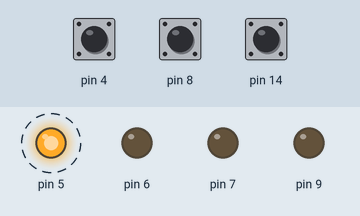
This sketch was run on a simulated Arduino Uno, built with avr-gcc and run on an emulated ATmega328P. Shown: output pins drawn as LEDs (lit = HIGH). Dashed ring = blinking. The test bench sets the inputs (shaded band); at power-on: pin 14 HIGH, pin 8 HIGH, pin 4 HIGH.

Above: at 5.05 s.
5.1 s: pin 14 pulled LOW for 0.15 s
At 5.9 s:
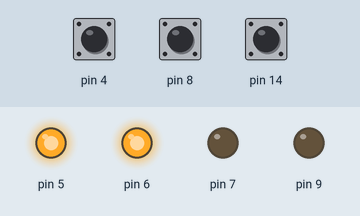
8.2 s: pin 8 pulled LOW for 0.15 s
At 18.2 s:
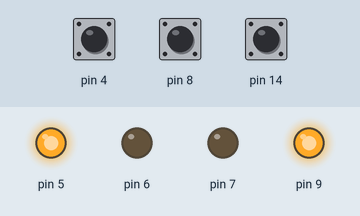
18.3 s: pin 8 pulled LOW for 3.2 s
At 20.9 s:
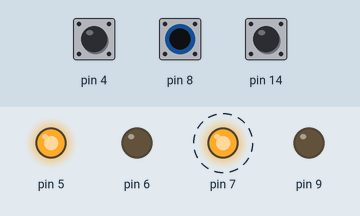
23.0 s: pin 14 pulled LOW for 1 s
At 24.3 s:
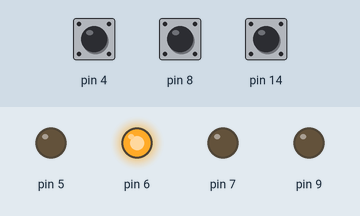
Timing chart, 0 to 31.0 s (numbered marks = the images above; inputs shaded):
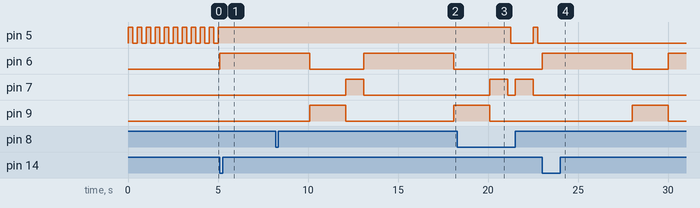

The sketch:

Aula8.ino
```cpp
#include <avr/io.h>
#include <avr/interrupt.h>
#include <util/delay.h>

ISR(PCINT0_vect) {
    PORTD |= (1 << PD7);
    _delay_ms(1000);
    PORTD &= ~(1 << PD7);
}

ISR(PCINT1_vect) {
    PORTD |= (1 << PD6);
    _delay_ms(5000);
    PORTD &= ~(1 << PD6);

    PORTB |= (1 << PB1);
    _delay_ms(2000);
    PORTB &= ~(1 << PB1);
}

int main(void) {
    DDRD |= (1 << PD5) | (1 << PD6) | (1 << PD7);
    DDRB |= (1 << PB1);

    PORTD |= (1 << PD4);
    PORTB |= (1 << PB0);
    PORTC |= (1 << PC0);

    PCICR |= (1 << PCIE2);
    PCMSK2 |= (1 << PCINT20);

    PCICR |= (1 << PCIE1);
    PCMSK1 |= (1 << PCINT8);

    PCICR |= (1 << PCIE0);
    PCMSK0 |= (1 << PCINT0);

    sei();

    while (1) {
        PORTD |= (1 << PD5);
        _delay_ms(250);
        PORTD &= ~(1 << PD5);
        _delay_ms(250);
    }

    return 0;
}
```

Measured:
- after the input at 5.1 s, pin 5: stops changing and stays HIGH; pin 6: LOW → HIGH at once
- after the input at 8.2 s, pin 7: LOW → HIGH after 3.9 s, → LOW 1.0 s later
- after the input at 18.3 s, pin 7: alternates HIGH for 1.0 s and LOW for 0.40 s, starting after 1.8 s
- after the input at 23.0 s, pin 5: stops changing and stays LOW; pin 6: LOW → HIGH at once, → LOW 5.0 s later, → HIGH 2.0 s later; pin 9: LOW → HIGH after 5.0 s, → LOW 2.0 s later
- by itself, pin 5: alternates HIGH for 0.25 s and LOW for 0.25 s
